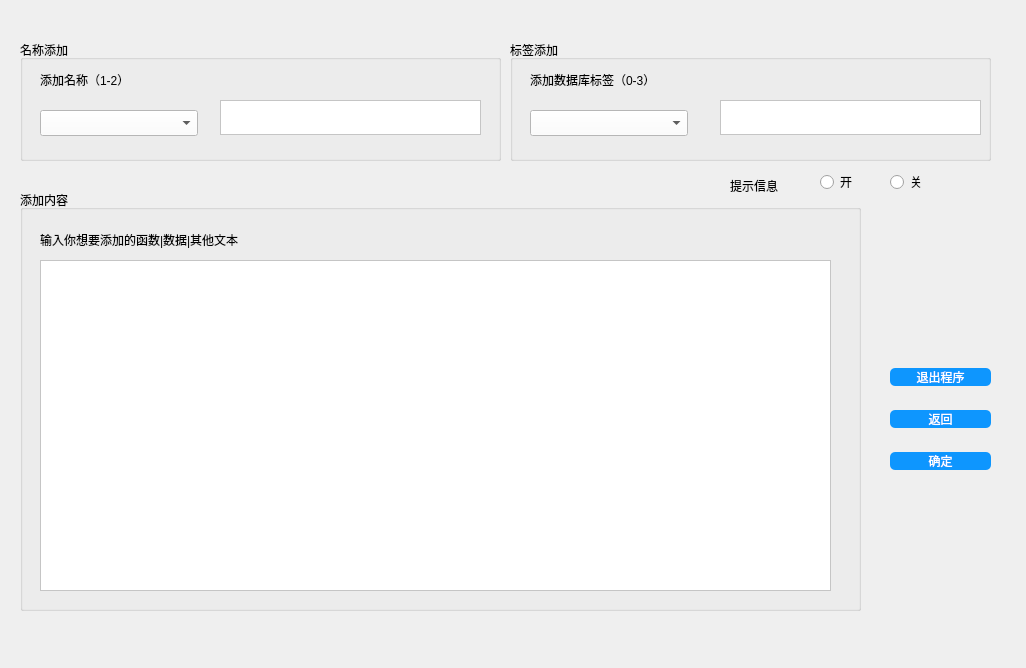
<?xml version="1.0" encoding="UTF-8"?>
<ui version="4.0">
 <class>Database_add</class>
 <widget class="QDialog" name="Database_add">
  <property name="geometry">
   <rect>
    <x>0</x>
    <y>0</y>
    <width>1026</width>
    <height>668</height>
   </rect>
  </property>
  <property name="windowTitle">
   <string>Database_add</string>
  </property>
  <property name="windowIcon">
   <iconset resource="res_static.qrc">
    <normaloff>:/icon/source/res/photo/icon/title.png</normaloff>:/icon/source/res/photo/icon/title.png</iconset>
  </property>
  <widget class="QGroupBox" name="groupBox_name">
   <property name="geometry">
    <rect>
     <x>20</x>
     <y>40</y>
     <width>481</width>
     <height>121</height>
    </rect>
   </property>
   <property name="title">
    <string>名称添加</string>
   </property>
   <widget class="QComboBox" name="cmb_name">
    <property name="geometry">
     <rect>
      <x>20</x>
      <y>70</y>
      <width>158</width>
      <height>26</height>
     </rect>
    </property>
    <property name="toolTip">
     <string>标签1</string>
    </property>
    <property name="styleSheet">
     <string notr="true">background-color: rgb(255, 255, 255);</string>
    </property>
    <property name="placeholderText">
     <string/>
    </property>
   </widget>
   <widget class="QLabel" name="label_2">
    <property name="geometry">
     <rect>
      <x>20</x>
      <y>30</y>
      <width>151</width>
      <height>20</height>
     </rect>
    </property>
    <property name="styleSheet">
     <string notr="true">font: 9pt &quot;Microsoft YaHei UI&quot;;
color: rgb(0, 0, 0);</string>
    </property>
    <property name="text">
     <string>添加名称（1-2）</string>
    </property>
   </widget>
   <widget class="QTextEdit" name="edt_name">
    <property name="geometry">
     <rect>
      <x>200</x>
      <y>60</y>
      <width>261</width>
      <height>35</height>
     </rect>
    </property>
    <property name="styleSheet">
     <string notr="true">background-color: rgb(255, 255, 255);
font: 12pt &quot;Microsoft YaHei UI&quot;;
color:rgb(0, 0, 0);
</string>
    </property>
   </widget>
  </widget>
  <widget class="QGroupBox" name="groupBox">
   <property name="geometry">
    <rect>
     <x>20</x>
     <y>190</y>
     <width>841</width>
     <height>421</height>
    </rect>
   </property>
   <property name="title">
    <string>添加内容</string>
   </property>
   <widget class="QLabel" name="label">
    <property name="geometry">
     <rect>
      <x>20</x>
      <y>40</y>
      <width>291</width>
      <height>20</height>
     </rect>
    </property>
    <property name="styleSheet">
     <string notr="true">font: 10pt &quot;Microsoft YaHei UI&quot;;
color: rgb(0, 0, 0);
</string>
    </property>
    <property name="text">
     <string>输入你想要添加的函数|数据|其他文本</string>
    </property>
   </widget>
   <widget class="QTextEdit" name="textEdit">
    <property name="geometry">
     <rect>
      <x>20</x>
      <y>70</y>
      <width>791</width>
      <height>331</height>
     </rect>
    </property>
    <property name="styleSheet">
     <string notr="true">background-color: rgb(255, 255, 255);
</string>
    </property>
   </widget>
  </widget>
  <widget class="QGroupBox" name="groupBox_tag">
   <property name="geometry">
    <rect>
     <x>510</x>
     <y>40</y>
     <width>481</width>
     <height>121</height>
    </rect>
   </property>
   <property name="title">
    <string>标签添加</string>
   </property>
   <widget class="QComboBox" name="cmb_tag">
    <property name="geometry">
     <rect>
      <x>20</x>
      <y>70</y>
      <width>158</width>
      <height>26</height>
     </rect>
    </property>
    <property name="toolTip">
     <string>标签1</string>
    </property>
    <property name="styleSheet">
     <string notr="true">background-color: rgb(255, 255, 255);</string>
    </property>
    <property name="placeholderText">
     <string/>
    </property>
   </widget>
   <widget class="QLabel" name="label_3">
    <property name="geometry">
     <rect>
      <x>20</x>
      <y>30</y>
      <width>151</width>
      <height>20</height>
     </rect>
    </property>
    <property name="styleSheet">
     <string notr="true">font: 9pt &quot;Microsoft YaHei UI&quot;;
color: rgb(0, 0, 0);</string>
    </property>
    <property name="text">
     <string>添加数据库标签（0-3）</string>
    </property>
   </widget>
   <widget class="QTextEdit" name="edt_lab">
    <property name="geometry">
     <rect>
      <x>210</x>
      <y>60</y>
      <width>261</width>
      <height>35</height>
     </rect>
    </property>
    <property name="styleSheet">
     <string notr="true">background-color: rgb(255, 255, 255);
font: 12pt &quot;Microsoft YaHei UI&quot;;
color:rgb(0, 0, 0);
</string>
    </property>
   </widget>
  </widget>
  <widget class="QWidget" name="verticalLayoutWidget_2">
   <property name="geometry">
    <rect>
     <x>890</x>
     <y>350</y>
     <width>101</width>
     <height>141</height>
    </rect>
   </property>
   <layout class="QVBoxLayout" name="verticalLayout_2">
    <item>
     <widget class="QPushButton" name="btn_close">
      <property name="styleSheet">
       <string notr="true">QPushButton
{
	font-family:Microsoft Yahei;
	color:white;
	background-color:rgb(14 , 150 , 254);
	border-radius:5px;
}

QPushButton:hover
{
	background-color:rgb(44 , 137 , 255);
}

QPushButton:pressed
{
	background-color:rgb(14 , 135 , 228);
	padding-left:3px;
	padding-top:3px;
}
</string>
      </property>
      <property name="text">
       <string>退出程序</string>
      </property>
     </widget>
    </item>
    <item>
     <widget class="QPushButton" name="btn_back">
      <property name="styleSheet">
       <string notr="true">QPushButton
{
	font-family:Microsoft Yahei;
	color:white;
	background-color:rgb(14 , 150 , 254);
	border-radius:5px;
}

QPushButton:hover
{
	background-color:rgb(44 , 137 , 255);
}

QPushButton:pressed
{
	background-color:rgb(14 , 135 , 228);
	padding-left:3px;
	padding-top:3px;
}
</string>
      </property>
      <property name="text">
       <string>返回</string>
      </property>
      <property name="checkable">
       <bool>true</bool>
      </property>
     </widget>
    </item>
    <item>
     <widget class="QPushButton" name="btn_ok">
      <property name="styleSheet">
       <string notr="true">QPushButton
{
	font-family:Microsoft Yahei;
	color:white;
	background-color:rgb(14 , 150 , 254);
	border-radius:5px;
}

QPushButton:hover
{
	background-color:rgb(44 , 137 , 255);
}

QPushButton:pressed
{
	background-color:rgb(14 , 135 , 228);
	padding-left:3px;
	padding-top:3px;
}
</string>
      </property>
      <property name="text">
       <string>确定</string>
      </property>
     </widget>
    </item>
   </layout>
  </widget>
  <widget class="QLabel" name="lab_filetype_2">
   <property name="geometry">
    <rect>
     <x>730</x>
     <y>170</y>
     <width>111</width>
     <height>31</height>
    </rect>
   </property>
   <property name="styleSheet">
    <string notr="true"/>
   </property>
   <property name="text">
    <string>提示信息</string>
   </property>
  </widget>
  <widget class="QRadioButton" name="rdb_open">
   <property name="geometry">
    <rect>
     <x>820</x>
     <y>170</y>
     <width>51</width>
     <height>24</height>
    </rect>
   </property>
   <property name="text">
    <string>开</string>
   </property>
  </widget>
  <widget class="QRadioButton" name="radioButton_2">
   <property name="geometry">
    <rect>
     <x>890</x>
     <y>170</y>
     <width>51</width>
     <height>24</height>
    </rect>
   </property>
   <property name="text">
    <string>关</string>
   </property>
  </widget>
 </widget>
 <resources>
  <include location="res_static.qrc"/>
 </resources>
 <connections/>
</ui>
